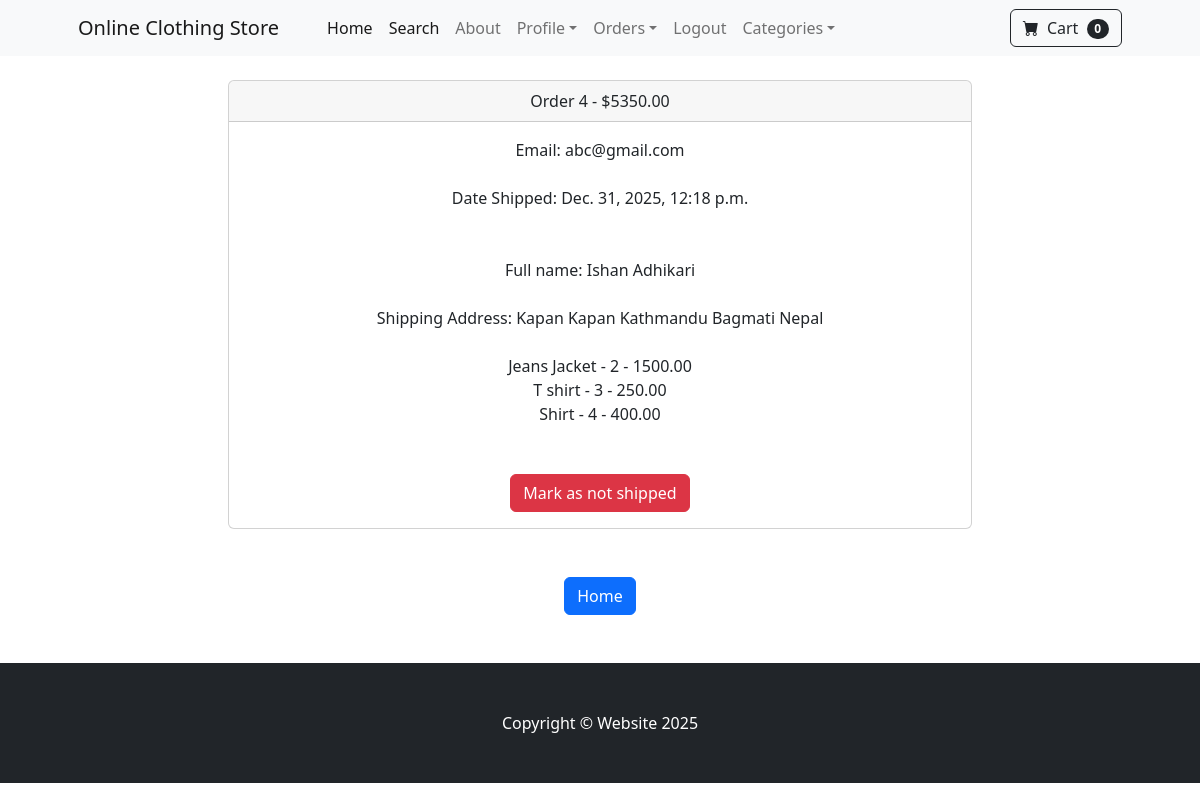
Page /payment/orders/4 (signed in) on the committed database.
### payment/models.py (models this page shows, shortened)
class Order(models.Model):
    user = models.ForeignKey(User, on_delete=models.CASCADE, null=True, blank=True)#foreign key
    full_name = models.CharField(max_length=100)
    email = models.CharField(max_length=100)
    shipping_address = models.TextField(max_length=20000)
    amount_paid = models.DecimalField(max_digits=100,decimal_places=2)
    date_ordered = models.DateTimeField(auto_now_add=True)
    shipped = models.BooleanField(default=False)
    date_shipped = models.DateTimeField(blank=True,null=True,)

class OrderItem(models.Model):
    order = models.ForeignKey(Order, on_delete=models.CASCADE, null=True)#foreign key
    product = models.ForeignKey(Product, on_delete=models.CASCADE, null=True)#foreign key
    user = models.ForeignKey(User, on_delete=models.CASCADE, null=True, blank=True)#foreign key
    quantity = models.PositiveBigIntegerField(default=1)
    price = models.DecimalField(max_digits=100,decimal_places=2)

### store/models.py (models this page shows)
class Product(models.Model):
    name = models.CharField(max_length=254)
    price = models.DecimalField(max_digits=6,default=0,decimal_places=2)
    category = models.ForeignKey(Category, on_delete=models.CASCADE, default=1)
    description = models.CharField(max_length=254,null=True,blank=True,default='')
    is_sale = models.BooleanField(default=False)
    sale_price = models.DecimalField(max_digits=6,default=0,decimal_places=2)
    image = models.ImageField(upload_to='uploads/product')
    def __str__(self):
        return self.name

### payment/views.py (the view, shortened to what this page needs)
# urls.py: path('orders/<int:pk>',views.orders, name='orders'),
def orders(request,pk):
    if request.user.is_authenticated and request.user.is_superuser:
        order = Order.objects.get(id=pk)
        items = OrderItem.objects.filter(order=pk)
        return render(request, 'payment/orders.html',{"order" : order, "items" : items} )
    else:
        messages.success(request,"Accesss denied!")
        return redirect('home')

### cart/cart.py (called while the page is built)
    def __len__(self):
        return len(self.cart)

### cart/context_processors.py (called while the page is built)
def cart(request):
    return {'cart' : Cart(request)}

### payment/templates/payment/orders.html (shortened to what this page needs)
{% extends "base.html" %}
{% block content %}
        <br>
        <div class="container">
            <div class="row">
                <center>
                    <div class="col-8">
<div class="card">
  <div class="card-header">
   Order {{ order.id }} - ${{order.amount_paid}}
  </div>
  <div class="card-body">
    Email: {{order.email}} <br> <br>
    {% if order.date_shipped %}
    Date Shipped: {{order.date_shipped}} <br>
    {% else %}
    Date ordered: {{order.date_ordered}} <br>
    {% endif %}
    <br> <br>
    Full name: {{order.full_name}}  <br> <br>
    Shipping Address: {{order.shipping_address}}  <br> <br>
    {% for item in items %}
    {{item.product}} - {{item.quantity}} - {{item.price}} <br>
    {% endfor %}
    <br> <br>
    {% if not order.shipped %}
    <form action="" method="POST">
      {% csrf_token %}
      <input type="hidden" name="shipping_status" value="true">
      <button type="Submit" class="btn btn-success">Mark as shipped</button>
      </form>
      {% else %}
      <form action="" method="POST">
      <button type="Submit" class="btn btn-danger">Mark as not shipped</button>
      </form>
      {% endif %}
  </div>
</div> <br> <br>
<a href=" {% url "home" %} " class="btn btn-primary">Home</a>
        </div>
                </center>
            </div>
        </div>  <br> <br>
{% endblock content %}

### store/templates/base.html (shortened to what this page needs)
{% load static %}
<!DOCTYPE html>
<html lang="en">
    <head>
        <link href="https://cdn.jsdelivr.net/npm/bootstrap-icons@1.5.0/font/bootstrap-icons.css" rel="stylesheet" />
        <link href=" {% static "css/styles.css" %}" rel="stylesheet" />
    </head>
    <body>
        {% include "navbar.html" %}
        {% block content  %}
        {% endblock content  %}
        <footer class="py-5 bg-dark">
            <div class="container"><p class="m-0 text-center text-white">Copyright &copy;  Website 2025</p></div>
        </footer>
    </body>
</html>

### store/templates/navbar.html (shortened to what this page needs)
        <nav class="navbar navbar-expand-lg navbar-light bg-light">
            <div class="container px-4 px-lg-5">
                <a class="navbar-brand" href="{% url "home" %} ">Online Clothing Store</a>
                <div class="collapse navbar-collapse" id="navbarSupportedContent">
                    <ul class="navbar-nav me-auto mb-2 mb-lg-0 ms-lg-4">
                        <li class="nav-item"><a class="nav-link active" aria-current="page" href="{% url "home" %} " >Home</a></li>
                         <li class="nav-item"><a class="nav-link active" aria-current="page" href="{% url "search" %} " >Search</a></li>
                        <li class="nav-item"><a class="nav-link" href="{% url "about" %} " >About</a></li>
                        {% if user.is_authenticated %}
                             <li class="nav-item dropdown">
                            <a class="nav-link dropdown-toggle" id="navbarDropdown" href="#" role="button" data-bs-toggle="dropdown" aria-expanded="false">Profile</a>
                        </li>
{% if user.is_superuser %}
                           <li class="nav-item dropdown">
                            <a class="nav-link dropdown-toggle" id="navbarDropdown" href="#" role="button" data-bs-toggle="dropdown" aria-expanded="false">Orders</a>
                        </li>
{% endif %}
                            <li class="nav-item"><a class="nav-link" href="{% url "logout" %} " >Logout</a></li>
                        {% else %}
                         <li class="nav-item"><a class="nav-link" href="{% url "login" %} " >Login</a></li>
                         <li class="nav-item"><a class="nav-link" href="{% url "register" %} " >Register</a></li>
                        {% endif %}
                        <li class="nav-item dropdown">
                            <a class="nav-link dropdown-toggle" id="navbarDropdown" href="#" role="button" data-bs-toggle="dropdown" aria-expanded="false">Categories</a>
                        </li>
                    </ul>
                    <form class="d-flex">
                        <a href=" {% url "cart_summary" %} " class="btn btn-outline-dark">
                            <i class="bi-cart-fill me-1"></i>
                            Cart
                            <span class="badge bg-dark text-white ms-1 rounded-pill" id="cart_quantity"> {{ cart|length }} </span>
                        </a>
                    </form>
                </div>
            </div>
        </nav>

### rows in the picture
Order: id "4", amount_paid "5350.00", email "abc@gmail.com", date_shipped "Dec. 31, 2025, 12:18 p.m.", full_name "Ishan Adhikari", shipping_address "Kapan Kapan Kathmandu Bagmati Nepal"
OrderItem: product "Jeans Jacket", quantity "2", price "1500.00"
OrderItem: product "T shirt", quantity "3", price "250.00"
OrderItem: product "Shirt", quantity "4", price "400.00"

### other values in the picture
{{ cart|length }} "0"
